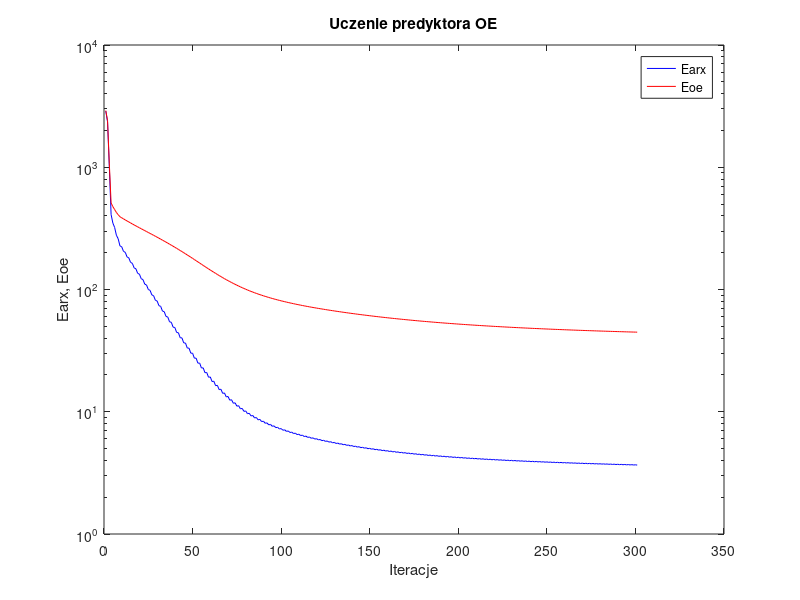
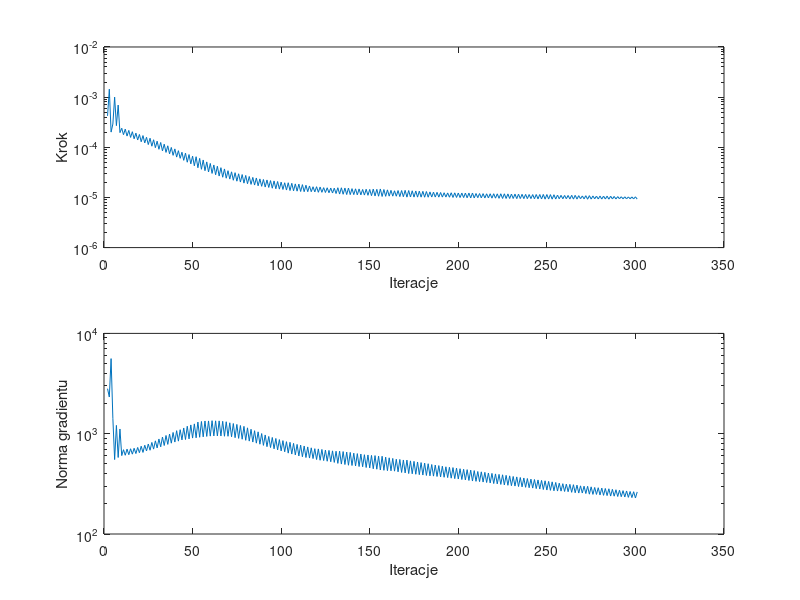

These figures' MATLAB source, in order:
%uczenie predyktora oe
clear all;
n=0; farx(n+1)=2.882067e+003; foe(n+1)=2.907602e+003; wspucz(n+1)=0.000000e+000; ng(n+1)=0.000000e+000;
n=1; farx(n+1)=2.351294e+003; foe(n+1)=2.411846e+003; krok(n+1)=4.228014e-004; ng(n+1)=2.810063e+003;
n=2; farx(n+1)=1.011889e+003; foe(n+1)=1.067135e+003; krok(n+1)=1.441974e-003; ng(n+1)=2.321050e+003;
n=3; farx(n+1)=4.108592e+002; foe(n+1)=5.110788e+002; krok(n+1)=2.008920e-004; ng(n+1)=5.605214e+003;
n=4; farx(n+1)=3.494459e+002; foe(n+1)=4.766002e+002; krok(n+1)=2.911597e-004; ng(n+1)=1.422414e+003;
n=5; farx(n+1)=3.218039e+002; foe(n+1)=4.506474e+002; krok(n+1)=1.000616e-003; ng(n+1)=5.522987e+002;
n=6; farx(n+1)=2.777779e+002; foe(n+1)=4.267528e+002; krok(n+1)=2.702675e-004; ng(n+1)=1.210564e+003;
n=7; farx(n+1)=2.601210e+002; foe(n+1)=4.091636e+002; krok(n+1)=6.946998e-004; ng(n+1)=5.794246e+002;
n=8; farx(n+1)=2.273722e+002; foe(n+1)=3.937928e+002; krok(n+1)=1.959760e-004; ng(n+1)=1.113912e+003;
n=9; farx(n+1)=2.237399e+002; foe(n+1)=3.859859e+002; krok(n+1)=2.397411e-004; ng(n+1)=6.048700e+002;
n=10; farx(n+1)=2.050227e+002; foe(n+1)=3.782843e+002; krok(n+1)=1.784716e-004; ng(n+1)=6.925918e+002;
n=11; farx(n+1)=2.015392e+002; foe(n+1)=3.709719e+002; krok(n+1)=2.302017e-004; ng(n+1)=6.097786e+002;
n=12; farx(n+1)=1.847809e+002; foe(n+1)=3.637773e+002; krok(n+1)=1.674127e-004; ng(n+1)=7.016701e+002;
n=13; farx(n+1)=1.816028e+002; foe(n+1)=3.569545e+002; krok(n+1)=2.172259e-004; ng(n+1)=6.175205e+002;
n=14; farx(n+1)=1.666205e+002; foe(n+1)=3.502312e+002; krok(n+1)=1.573799e-004; ng(n+1)=7.076300e+002;
n=15; farx(n+1)=1.637471e+002; foe(n+1)=3.438355e+002; krok(n+1)=2.045351e-004; ng(n+1)=6.253655e+002;
n=16; farx(n+1)=1.503248e+002; foe(n+1)=3.375245e+002; krok(n+1)=1.479072e-004; ng(n+1)=7.155149e+002;
n=17; farx(n+1)=1.477505e+002; foe(n+1)=3.314939e+002; krok(n+1)=1.915864e-004; ng(n+1)=6.339607e+002;
n=18; farx(n+1)=1.356622e+002; foe(n+1)=3.255444e+002; krok(n+1)=1.398154e-004; ng(n+1)=7.290361e+002;
n=19; farx(n+1)=1.334352e+002; foe(n+1)=3.198385e+002; krok(n+1)=1.802468e-004; ng(n+1)=6.465688e+002;
n=20; farx(n+1)=1.226111e+002; foe(n+1)=3.141576e+002; krok(n+1)=1.289393e-004; ng(n+1)=7.501399e+002;
n=21; farx(n+1)=1.204922e+002; foe(n+1)=3.086532e+002; krok(n+1)=1.711903e-004; ng(n+1)=6.506489e+002;
n=22; farx(n+1)=1.106324e+002; foe(n+1)=3.032263e+002; krok(n+1)=1.223990e-004; ng(n+1)=7.670949e+002;
n=23; farx(n+1)=1.089184e+002; foe(n+1)=2.979809e+002; krok(n+1)=1.581535e-004; ng(n+1)=6.733648e+002;
n=24; farx(n+1)=1.000359e+002; foe(n+1)=2.927473e+002; krok(n+1)=1.133097e-004; ng(n+1)=7.888921e+002;
n=25; farx(n+1)=9.844973e+001; foe(n+1)=2.876331e+002; krok(n+1)=1.515450e-004; ng(n+1)=6.840435e+002;
n=26; farx(n+1)=9.034951e+001; foe(n+1)=2.825352e+002; krok(n+1)=1.051134e-004; ng(n+1)=8.180947e+002;
n=27; farx(n+1)=8.899443e+001; foe(n+1)=2.775645e+002; krok(n+1)=1.413318e-004; ng(n+1)=7.021989e+002;
n=28; farx(n+1)=8.161854e+001; foe(n+1)=2.726094e+002; krok(n+1)=9.826254e-005; ng(n+1)=8.490061e+002;
n=29; farx(n+1)=8.047678e+001; foe(n+1)=2.677582e+002; krok(n+1)=1.323622e-004; ng(n+1)=7.214043e+002;
n=30; farx(n+1)=7.375150e+001; foe(n+1)=2.629099e+002; krok(n+1)=9.119445e-005; ng(n+1)=8.854693e+002;
n=31; farx(n+1)=7.278011e+001; foe(n+1)=2.581482e+002; krok(n+1)=1.247165e-004; ng(n+1)=7.398210e+002;
n=32; farx(n+1)=6.660385e+001; foe(n+1)=2.533838e+002; krok(n+1)=8.489916e-005; ng(n+1)=9.256823e+002;
n=33; farx(n+1)=6.583671e+001; foe(n+1)=2.487255e+002; krok(n+1)=1.154043e-004; ng(n+1)=7.625562e+002;
n=34; farx(n+1)=6.019671e+001; foe(n+1)=2.440584e+002; krok(n+1)=7.907676e-005; ng(n+1)=9.600134e+002;
n=35; farx(n+1)=5.957303e+001; foe(n+1)=2.394747e+002; krok(n+1)=1.070946e-004; ng(n+1)=7.824835e+002;
n=36; farx(n+1)=5.441356e+001; foe(n+1)=2.349093e+002; krok(n+1)=7.405622e-005; ng(n+1)=9.923902e+002;
n=37; farx(n+1)=5.393981e+001; foe(n+1)=2.304103e+002; krok(n+1)=9.926586e-005; ng(n+1)=8.044233e+002;
n=38; farx(n+1)=4.921588e+001; foe(n+1)=2.259343e+002; krok(n+1)=6.905895e-005; ng(n+1)=1.028508e+003;
n=39; farx(n+1)=4.886940e+001; foe(n+1)=2.215162e+002; krok(n+1)=9.290537e-005; ng(n+1)=8.253028e+002;
n=40; farx(n+1)=4.454367e+001; foe(n+1)=2.171113e+002; krok(n+1)=6.375927e-005; ng(n+1)=1.071820e+003;
n=41; farx(n+1)=4.428037e+001; foe(n+1)=2.127664e+002; krok(n+1)=8.559513e-005; ng(n+1)=8.432323e+002;
n=42; farx(n+1)=4.032332e+001; foe(n+1)=2.084869e+002; krok(n+1)=6.028324e-005; ng(n+1)=1.096063e+003;
n=43; farx(n+1)=4.018773e+001; foe(n+1)=2.042562e+002; krok(n+1)=7.961977e-005; ng(n+1)=8.672238e+002;
n=44; farx(n+1)=3.659584e+001; foe(n+1)=2.000565e+002; krok(n+1)=5.493831e-005; ng(n+1)=1.140414e+003;
n=45; farx(n+1)=3.648011e+001; foe(n+1)=1.958786e+002; krok(n+1)=7.639254e-005; ng(n+1)=8.749832e+002;
n=46; farx(n+1)=3.319798e+001; foe(n+1)=1.917617e+002; krok(n+1)=5.039187e-005; ng(n+1)=1.186775e+003;
n=47; farx(n+1)=3.313295e+001; foe(n+1)=1.876832e+002; krok(n+1)=7.168025e-005; ng(n+1)=8.879528e+002;
n=48; farx(n+1)=3.013939e+001; foe(n+1)=1.836828e+002; krok(n+1)=4.673612e-005; ng(n+1)=1.222877e+003;
n=49; farx(n+1)=3.013366e+001; foe(n+1)=1.797384e+002; krok(n+1)=6.653535e-005; ng(n+1)=9.045176e+002;
n=50; farx(n+1)=2.744751e+001; foe(n+1)=1.758759e+002; krok(n+1)=4.279756e-005; ng(n+1)=1.252896e+003;
n=51; farx(n+1)=2.744354e+001; foe(n+1)=1.720152e+002; krok(n+1)=6.485137e-005; ng(n+1)=9.102025e+002;
n=52; farx(n+1)=2.498419e+001; foe(n+1)=1.682386e+002; krok(n+1)=3.906606e-005; ng(n+1)=1.306080e+003;
n=53; farx(n+1)=2.501267e+001; foe(n+1)=1.645356e+002; krok(n+1)=6.009622e-005; ng(n+1)=9.216979e+002;
n=54; farx(n+1)=2.280021e+001; foe(n+1)=1.609372e+002; krok(n+1)=3.643108e-005; ng(n+1)=1.323992e+003;
n=55; farx(n+1)=2.285562e+001; foe(n+1)=1.574072e+002; krok(n+1)=5.582033e-005; ng(n+1)=9.305532e+002;
n=56; farx(n+1)=2.085950e+001; foe(n+1)=1.539895e+002; krok(n+1)=3.415827e-005; ng(n+1)=1.339365e+003;
n=57; farx(n+1)=2.094462e+001; foe(n+1)=1.506616e+002; krok(n+1)=5.111781e-005; ng(n+1)=9.394610e+002;
n=58; farx(n+1)=1.915900e+001; foe(n+1)=1.474476e+002; krok(n+1)=3.217628e-005; ng(n+1)=1.340775e+003;
n=59; farx(n+1)=1.926107e+001; foe(n+1)=1.443133e+002; krok(n+1)=4.765565e-005; ng(n+1)=9.457686e+002;
n=60; farx(n+1)=1.766003e+001; foe(n+1)=1.412820e+002; krok(n+1)=3.012115e-005; ng(n+1)=1.348286e+003;
n=61; farx(n+1)=1.776709e+001; foe(n+1)=1.383381e+002; krok(n+1)=4.439098e-005; ng(n+1)=9.502592e+002;
n=62; farx(n+1)=1.634124e+001; foe(n+1)=1.355028e+002; krok(n+1)=2.832743e-005; ng(n+1)=1.343704e+003;
n=63; farx(n+1)=1.644826e+001; foe(n+1)=1.327427e+002; krok(n+1)=4.194015e-005; ng(n+1)=9.492386e+002;
n=64; farx(n+1)=1.517015e+001; foe(n+1)=1.300869e+002; krok(n+1)=2.668806e-005; ng(n+1)=1.342557e+003;
n=65; farx(n+1)=1.528059e+001; foe(n+1)=1.275219e+002; krok(n+1)=3.922460e-005; ng(n+1)=9.485484e+002;
n=66; farx(n+1)=1.414073e+001; foe(n+1)=1.250533e+002; krok(n+1)=2.529606e-005; ng(n+1)=1.329511e+003;
n=67; farx(n+1)=1.425121e+001; foe(n+1)=1.226743e+002; krok(n+1)=3.700724e-005; ng(n+1)=9.434906e+002;
n=68; farx(n+1)=1.322590e+001; foe(n+1)=1.203811e+002; krok(n+1)=2.418894e-005; ng(n+1)=1.315754e+003;
n=69; farx(n+1)=1.334225e+001; foe(n+1)=1.181987e+002; krok(n+1)=3.415827e-005; ng(n+1)=9.424857e+002;
n=70; farx(n+1)=1.243146e+001; foe(n+1)=1.160901e+002; krok(n+1)=2.322634e-005; ng(n+1)=1.284482e+003;
n=71; farx(n+1)=1.254469e+001; foe(n+1)=1.140758e+002; krok(n+1)=3.242569e-005; ng(n+1)=9.318768e+002;
n=72; farx(n+1)=1.173411e+001; foe(n+1)=1.121251e+002; krok(n+1)=2.202092e-005; ng(n+1)=1.263026e+003;
n=73; farx(n+1)=1.183648e+001; foe(n+1)=1.102572e+002; krok(n+1)=3.117191e-005; ng(n+1)=9.130133e+002;
n=74; farx(n+1)=1.111033e+001; foe(n+1)=1.084569e+002; krok(n+1)=2.109655e-005; ng(n+1)=1.237700e+003;
n=75; farx(n+1)=1.120905e+001; foe(n+1)=1.067396e+002; krok(n+1)=2.963075e-005; ng(n+1)=8.982309e+002;
n=76; farx(n+1)=1.055937e+001; foe(n+1)=1.050831e+002; krok(n+1)=2.027520e-005; ng(n+1)=1.206754e+003;
n=77; farx(n+1)=1.065480e+001; foe(n+1)=1.035030e+002; krok(n+1)=2.860122e-005; ng(n+1)=8.806594e+002;
n=78; farx(n+1)=1.007171e+001; foe(n+1)=1.019703e+002; krok(n+1)=1.929081e-005; ng(n+1)=1.183803e+003;
n=79; farx(n+1)=1.015718e+001; foe(n+1)=1.005097e+002; krok(n+1)=2.746916e-005; ng(n+1)=8.594769e+002;
n=80; farx(n+1)=9.633091e+000; foe(n+1)=9.910602e+001; krok(n+1)=1.877358e-005; ng(n+1)=1.144083e+003;
n=81; farx(n+1)=9.716768e+000; foe(n+1)=9.776820e+001; krok(n+1)=2.617217e-005; ng(n+1)=8.437458e+002;
n=82; farx(n+1)=9.244063e+000; foe(n+1)=9.647852e+001; krok(n+1)=1.821554e-005; ng(n+1)=1.107634e+003;
n=83; farx(n+1)=9.324197e+000; foe(n+1)=9.524889e+001; krok(n+1)=2.509886e-005; ng(n+1)=8.254626e+002;
n=84; farx(n+1)=8.897133e+000; foe(n+1)=9.406263e+001; krok(n+1)=1.766648e-005; ng(n+1)=1.071201e+003;
n=85; farx(n+1)=8.973981e+000; foe(n+1)=9.292876e+001; krok(n+1)=2.444110e-005; ng(n+1)=8.051835e+002;
n=86; farx(n+1)=8.584000e+000; foe(n+1)=9.183007e+001; krok(n+1)=1.707914e-005; ng(n+1)=1.043529e+003;
n=87; farx(n+1)=8.656868e+000; foe(n+1)=9.078485e+001; krok(n+1)=2.343658e-005; ng(n+1)=7.858214e+002;
n=88; farx(n+1)=8.303093e+000; foe(n+1)=8.977416e+001; krok(n+1)=1.666649e-005; ng(n+1)=1.003433e+003;
n=89; farx(n+1)=8.372191e+000; foe(n+1)=8.880648e+001; krok(n+1)=2.279861e-005; ng(n+1)=7.648548e+002;
n=90; farx(n+1)=8.049623e+000; foe(n+1)=8.787015e+001; krok(n+1)=1.611741e-005; ng(n+1)=9.716008e+002;
n=91; farx(n+1)=8.113328e+000; foe(n+1)=8.696892e+001; krok(n+1)=2.230894e-005; ng(n+1)=7.424760e+002;
n=92; farx(n+1)=7.815478e+000; foe(n+1)=8.610068e+001; krok(n+1)=1.581864e-005; ng(n+1)=9.386953e+002;
n=93; farx(n+1)=7.879386e+000; foe(n+1)=8.526772e+001; krok(n+1)=2.167257e-005; ng(n+1)=7.280268e+002;
n=94; farx(n+1)=7.604573e+000; foe(n+1)=8.445670e+001; krok(n+1)=1.528126e-005; ng(n+1)=9.171165e+002;
n=95; farx(n+1)=7.664216e+000; foe(n+1)=8.367717e+001; krok(n+1)=2.132008e-005; ng(n+1)=7.070135e+002;
n=96; farx(n+1)=7.409633e+000; foe(n+1)=8.292010e+001; krok(n+1)=1.489745e-005; ng(n+1)=8.962556e+002;
n=97; farx(n+1)=7.466285e+000; foe(n+1)=8.219110e+001; krok(n+1)=2.078166e-005; ng(n+1)=6.889185e+002;
n=98; farx(n+1)=7.229275e+000; foe(n+1)=8.148438e+001; krok(n+1)=1.465430e-005; ng(n+1)=8.733184e+002;
n=99; farx(n+1)=7.284689e+000; foe(n+1)=8.080316e+001; krok(n+1)=2.020969e-005; ng(n+1)=6.739403e+002;
n=100; farx(n+1)=7.062535e+000; foe(n+1)=8.014042e+001; krok(n+1)=1.442554e-005; ng(n+1)=8.530340e+002;
n=101; farx(n+1)=7.117035e+000; foe(n+1)=7.950247e+001; krok(n+1)=1.961815e-005; ng(n+1)=6.603181e+002;
n=102; farx(n+1)=6.910470e+000; foe(n+1)=7.887955e+001; krok(n+1)=1.404624e-005; ng(n+1)=8.327908e+002;
n=103; farx(n+1)=6.961836e+000; foe(n+1)=7.827391e+001; krok(n+1)=1.964039e-005; ng(n+1)=6.402081e+002;
n=104; farx(n+1)=6.766002e+000; foe(n+1)=7.768305e+001; krok(n+1)=1.372904e-005; ng(n+1)=8.205863e+002;
n=105; farx(n+1)=6.816192e+000; foe(n+1)=7.711186e+001; krok(n+1)=1.914386e-005; ng(n+1)=6.267086e+002;
n=106; farx(n+1)=6.631014e+000; foe(n+1)=7.655391e+001; krok(n+1)=1.356957e-005; ng(n+1)=8.012318e+002;
n=107; farx(n+1)=6.680396e+000; foe(n+1)=7.601429e+001; krok(n+1)=1.861995e-005; ng(n+1)=6.146971e+002;
n=108; farx(n+1)=6.505854e+000; foe(n+1)=7.548625e+001; krok(n+1)=1.334530e-005; ng(n+1)=7.821167e+002;
n=109; farx(n+1)=6.553686e+000; foe(n+1)=7.497223e+001; krok(n+1)=1.845197e-005; ng(n+1)=5.998186e+002;
n=110; farx(n+1)=6.386984e+000; foe(n+1)=7.446898e+001; krok(n+1)=1.314101e-005; ng(n+1)=7.692142e+002;
n=111; farx(n+1)=6.434152e+000; foe(n+1)=7.398069e+001; krok(n+1)=1.800720e-005; ng(n+1)=5.888040e+002;
n=112; farx(n+1)=6.275139e+000; foe(n+1)=7.350197e+001; krok(n+1)=1.302585e-005; ng(n+1)=7.540082e+002;
n=113; farx(n+1)=6.321562e+000; foe(n+1)=7.303713e+001; krok(n+1)=1.751338e-005; ng(n+1)=5.786486e+002;
n=114; farx(n+1)=6.169118e+000; foe(n+1)=7.258159e+001; krok(n+1)=1.302585e-005; ng(n+1)=7.381011e+002;
n=115; farx(n+1)=6.215760e+000; foe(n+1)=7.213954e+001; krok(n+1)=1.693219e-005; ng(n+1)=5.716940e+002;
n=116; farx(n+1)=6.069317e+000; foe(n+1)=7.170497e+001; krok(n+1)=1.302585e-005; ng(n+1)=7.230059e+002;
n=117; farx(n+1)=6.115719e+000; foe(n+1)=7.128316e+001; krok(n+1)=1.633361e-005; ng(n+1)=5.648542e+002;
n=118; farx(n+1)=5.976769e+000; foe(n+1)=7.086840e+001; krok(n+1)=1.290553e-005; ng(n+1)=7.090056e+002;
n=119; farx(n+1)=6.022078e+000; foe(n+1)=7.046199e+001; krok(n+1)=1.636503e-005; ng(n+1)=5.526448e+002;
n=120; farx(n+1)=5.887874e+000; foe(n+1)=7.006219e+001; krok(n+1)=1.266631e-005; ng(n+1)=7.052601e+002;
n=121; farx(n+1)=5.932295e+000; foe(n+1)=6.967123e+001; krok(n+1)=1.611741e-005; ng(n+1)=5.437796e+002;
n=122; farx(n+1)=5.802291e+000; foe(n+1)=6.928717e+001; krok(n+1)=1.265721e-005; ng(n+1)=6.964337e+002;
n=123; farx(n+1)=5.846997e+000; foe(n+1)=6.891237e+001; krok(n+1)=1.567018e-005; ng(n+1)=5.397482e+002;
n=124; farx(n+1)=5.722138e+000; foe(n+1)=6.854321e+001; krok(n+1)=1.254943e-005; ng(n+1)=6.865786e+002;
n=125; farx(n+1)=5.766288e+000; foe(n+1)=6.818144e+001; krok(n+1)=1.558595e-005; ng(n+1)=5.315398e+002;
n=126; farx(n+1)=5.645170e+000; foe(n+1)=6.782489e+001; krok(n+1)=1.240203e-005; ng(n+1)=6.813964e+002;
n=127; farx(n+1)=5.689058e+000; foe(n+1)=6.747598e+001; krok(n+1)=1.538085e-005; ng(n+1)=5.251036e+002;
n=128; farx(n+1)=5.572055e+000; foe(n+1)=6.713179e+001; krok(n+1)=1.225575e-005; ng(n+1)=6.742695e+002;
n=129; farx(n+1)=5.615435e+000; foe(n+1)=6.679434e+001; krok(n+1)=1.529987e-005; ng(n+1)=5.173885e+002;
n=130; farx(n+1)=5.503020e+000; foe(n+1)=6.646145e+001; krok(n+1)=1.197415e-005; ng(n+1)=6.686084e+002;
n=131; farx(n+1)=5.545489e+000; foe(n+1)=6.613293e+001; krok(n+1)=1.561223e-005; ng(n+1)=5.060173e+002;
n=132; farx(n+1)=5.435726e+000; foe(n+1)=6.580876e+001; krok(n+1)=1.168144e-005; ng(n+1)=6.690976e+002;
n=133; farx(n+1)=5.477626e+000; foe(n+1)=6.549015e+001; krok(n+1)=1.558595e-005; ng(n+1)=4.981131e+002;
n=134; farx(n+1)=5.370643e+000; foe(n+1)=6.517605e+001; krok(n+1)=1.157184e-005; ng(n+1)=6.635381e+002;
n=135; farx(n+1)=5.412459e+000; foe(n+1)=6.486805e+001; krok(n+1)=1.538457e-005; ng(n+1)=4.926825e+002;
n=136; farx(n+1)=5.308952e+000; foe(n+1)=6.456416e+001; krok(n+1)=1.143043e-005; ng(n+1)=6.559841e+002;
n=137; farx(n+1)=5.350221e+000; foe(n+1)=6.426489e+001; krok(n+1)=1.539716e-005; ng(n+1)=4.848776e+002;
n=138; farx(n+1)=5.248620e+000; foe(n+1)=6.396999e+001; krok(n+1)=1.138585e-005; ng(n+1)=6.507369e+002;
n=139; farx(n+1)=5.290011e+000; foe(n+1)=6.368146e+001; krok(n+1)=1.497616e-005; ng(n+1)=4.819095e+002;
n=140; farx(n+1)=5.191591e+000; foe(n+1)=6.339698e+001; krok(n+1)=1.138543e-005; ng(n+1)=6.394545e+002;
n=141; farx(n+1)=5.232969e+000; foe(n+1)=6.311740e+001; krok(n+1)=1.485577e-005; ng(n+1)=4.766143e+002;
n=142; farx(n+1)=5.137061e+000; foe(n+1)=6.284135e+001; krok(n+1)=1.127096e-005; ng(n+1)=6.332852e+002;
n=143; farx(n+1)=5.178179e+000; foe(n+1)=6.256995e+001; krok(n+1)=1.477879e-005; ng(n+1)=4.706036e+002;
n=144; farx(n+1)=5.083910e+000; foe(n+1)=6.230204e+001; krok(n+1)=1.126542e-005; ng(n+1)=6.269728e+002;
n=145; farx(n+1)=5.125333e+000; foe(n+1)=6.203996e+001; krok(n+1)=1.442554e-005; ng(n+1)=4.682371e+002;
n=146; farx(n+1)=5.034314e+000; foe(n+1)=6.178070e+001; krok(n+1)=1.115447e-005; ng(n+1)=6.174243e+002;
n=147; farx(n+1)=5.075168e+000; foe(n+1)=6.152516e+001; krok(n+1)=1.455793e-005; ng(n+1)=4.601381e+002;
n=148; farx(n+1)=4.985792e+000; foe(n+1)=6.127266e+001; krok(n+1)=1.103022e-005; ng(n+1)=6.137241e+002;
n=149; farx(n+1)=5.026626e+000; foe(n+1)=6.102472e+001; krok(n+1)=1.444886e-005; ng(n+1)=4.553658e+002;
n=150; farx(n+1)=4.939904e+000; foe(n+1)=6.077943e+001; krok(n+1)=1.085468e-005; ng(n+1)=6.074319e+002;
n=151; farx(n+1)=4.980258e+000; foe(n+1)=6.053725e+001; krok(n+1)=1.466008e-005; ng(n+1)=4.471684e+002;
n=152; farx(n+1)=4.894812e+000; foe(n+1)=6.029777e+001; krok(n+1)=1.071362e-005; ng(n+1)=6.050723e+002;
n=153; farx(n+1)=4.935010e+000; foe(n+1)=6.006273e+001; krok(n+1)=1.451496e-005; ng(n+1)=4.425818e+002;
n=154; farx(n+1)=4.852156e+000; foe(n+1)=5.983035e+001; krok(n+1)=1.057446e-005; ng(n+1)=5.975169e+002;
n=155; farx(n+1)=4.892046e+000; foe(n+1)=5.960061e+001; krok(n+1)=1.476011e-005; ng(n+1)=4.348238e+002;
n=156; farx(n+1)=4.809956e+000; foe(n+1)=5.937329e+001; krok(n+1)=1.046074e-005; ng(n+1)=5.959811e+002;
n=157; farx(n+1)=4.849444e+000; foe(n+1)=5.915085e+001; krok(n+1)=1.438760e-005; ng(n+1)=4.315824e+002;
n=158; farx(n+1)=4.769648e+000; foe(n+1)=5.893160e+001; krok(n+1)=1.052881e-005; ng(n+1)=5.836407e+002;
n=159; farx(n+1)=4.808993e+000; foe(n+1)=5.871593e+001; krok(n+1)=1.416371e-005; ng(n+1)=4.279876e+002;
n=160; farx(n+1)=4.730461e+000; foe(n+1)=5.850342e+001; krok(n+1)=1.061240e-005; ng(n+1)=5.747923e+002;
n=161; farx(n+1)=4.770301e+000; foe(n+1)=5.829514e+001; krok(n+1)=1.384553e-005; ng(n+1)=4.268633e+002;
n=162; farx(n+1)=4.693354e+000; foe(n+1)=5.808888e+001; krok(n+1)=1.061240e-005; ng(n+1)=5.667883e+002;
n=163; farx(n+1)=4.732784e+000; foe(n+1)=5.788672e+001; krok(n+1)=1.357662e-005; ng(n+1)=4.233741e+002;
n=164; farx(n+1)=4.658300e+000; foe(n+1)=5.768704e+001; krok(n+1)=1.057446e-005; ng(n+1)=5.562962e+002;
n=165; farx(n+1)=4.697520e+000; foe(n+1)=5.748975e+001; krok(n+1)=1.372904e-005; ng(n+1)=4.169513e+002;
n=166; farx(n+1)=4.624334e+000; foe(n+1)=5.729470e+001; krok(n+1)=1.039083e-005; ng(n+1)=5.536548e+002;
n=167; farx(n+1)=4.662943e+000; foe(n+1)=5.710220e+001; krok(n+1)=1.373458e-005; ng(n+1)=4.108836e+002;
n=168; farx(n+1)=4.591225e+000; foe(n+1)=5.691254e+001; krok(n+1)=1.033992e-005; ng(n+1)=5.469834e+002;
n=169; farx(n+1)=4.630231e+000; foe(n+1)=5.672529e+001; krok(n+1)=1.384553e-005; ng(n+1)=4.065186e+002;
n=170; farx(n+1)=4.559495e+000; foe(n+1)=5.653952e+001; krok(n+1)=1.013760e-005; ng(n+1)=5.458107e+002;
n=171; farx(n+1)=4.597511e+000; foe(n+1)=5.635675e+001; krok(n+1)=1.373458e-005; ng(n+1)=4.006467e+002;
n=172; farx(n+1)=4.528202e+000; foe(n+1)=5.617691e+001; krok(n+1)=1.022121e-005; ng(n+1)=5.357705e+002;
n=173; farx(n+1)=4.566567e+000; foe(n+1)=5.599989e+001; krok(n+1)=1.356957e-005; ng(n+1)=3.985452e+002;
n=174; farx(n+1)=4.498505e+000; foe(n+1)=5.582474e+001; krok(n+1)=1.015216e-005; ng(n+1)=5.300976e+002;
n=175; farx(n+1)=4.536438e+000; foe(n+1)=5.565242e+001; krok(n+1)=1.346311e-005; ng(n+1)=3.941731e+002;
n=176; farx(n+1)=4.469750e+000; foe(n+1)=5.548229e+001; krok(n+1)=1.014423e-005; ng(n+1)=5.223941e+002;
n=177; farx(n+1)=4.507442e+000; foe(n+1)=5.531472e+001; krok(n+1)=1.334530e-005; ng(n+1)=3.904453e+002;
n=178; farx(n+1)=4.441952e+000; foe(n+1)=5.514932e+001; krok(n+1)=1.013760e-005; ng(n+1)=5.153005e+002;
n=179; farx(n+1)=4.479569e+000; foe(n+1)=5.498645e+001; krok(n+1)=1.324381e-005; ng(n+1)=3.870943e+002;
n=180; farx(n+1)=4.415190e+000; foe(n+1)=5.482543e+001; krok(n+1)=1.010255e-005; ng(n+1)=5.091678e+002;
n=181; farx(n+1)=4.452510e+000; foe(n+1)=5.466699e+001; krok(n+1)=1.312268e-005; ng(n+1)=3.834316e+002;
n=182; farx(n+1)=4.389305e+000; foe(n+1)=5.451045e+001; krok(n+1)=1.010255e-005; ng(n+1)=5.019317e+002;
n=183; farx(n+1)=4.426116e+000; foe(n+1)=5.435638e+001; krok(n+1)=1.290553e-005; ng(n+1)=3.801081e+002;
n=184; farx(n+1)=4.364185e+000; foe(n+1)=5.420458e+001; krok(n+1)=1.018440e-005; ng(n+1)=4.928378e+002;
n=185; farx(n+1)=4.401017e+000; foe(n+1)=5.405495e+001; krok(n+1)=1.275150e-005; ng(n+1)=3.777285e+002;
n=186; farx(n+1)=4.340101e+000; foe(n+1)=5.390718e+001; krok(n+1)=1.017255e-005; ng(n+1)=4.868158e+002;
n=187; farx(n+1)=4.376754e+000; foe(n+1)=5.376160e+001; krok(n+1)=1.264803e-005; ng(n+1)=3.744815e+002;
n=188; farx(n+1)=4.316920e+000; foe(n+1)=5.361772e+001; krok(n+1)=1.014423e-005; ng(n+1)=4.808473e+002;
n=189; farx(n+1)=4.353197e+000; foe(n+1)=5.347593e+001; krok(n+1)=1.254943e-005; ng(n+1)=3.707476e+002;
n=190; farx(n+1)=4.294362e+000; foe(n+1)=5.333594e+001; krok(n+1)=1.015968e-005; ng(n+1)=4.743107e+002;
n=191; farx(n+1)=4.330407e+000; foe(n+1)=5.319800e+001; krok(n+1)=1.240823e-005; ng(n+1)=3.678398e+002;
n=192; farx(n+1)=4.272528e+000; foe(n+1)=5.306177e+001; krok(n+1)=1.018462e-005; ng(n+1)=4.677507e+002;
n=193; farx(n+1)=4.308524e+000; foe(n+1)=5.292756e+001; krok(n+1)=1.231075e-005; ng(n+1)=3.651220e+002;
n=194; farx(n+1)=4.251779e+000; foe(n+1)=5.279478e+001; krok(n+1)=1.010485e-005; ng(n+1)=4.624995e+002;
n=195; farx(n+1)=4.287559e+000; foe(n+1)=5.266378e+001; krok(n+1)=1.240203e-005; ng(n+1)=3.603426e+002;
n=196; farx(n+1)=4.231511e+000; foe(n+1)=5.253404e+001; krok(n+1)=9.999543e-006; ng(n+1)=4.592596e+002;
n=197; farx(n+1)=4.266877e+000; foe(n+1)=5.240629e+001; krok(n+1)=1.235197e-005; ng(n+1)=3.563384e+002;
n=198; farx(n+1)=4.211692e+000; foe(n+1)=5.227991e+001; krok(n+1)=9.999543e-006; ng(n+1)=4.534322e+002;
n=199; farx(n+1)=4.246842e+000; foe(n+1)=5.215552e+001; krok(n+1)=1.224850e-005; ng(n+1)=3.533929e+002;
n=200; farx(n+1)=4.192728e+000; foe(n+1)=5.203240e+001; krok(n+1)=9.955536e-006; ng(n+1)=4.476548e+002;
n=201; farx(n+1)=4.227412e+000; foe(n+1)=5.191101e+001; krok(n+1)=1.221743e-005; ng(n+1)=3.491959e+002;
n=202; farx(n+1)=4.174211e+000; foe(n+1)=5.179104e+001; krok(n+1)=9.936047e-006; ng(n+1)=4.419905e+002;
n=203; farx(n+1)=4.208794e+000; foe(n+1)=5.167270e+001; krok(n+1)=1.222055e-005; ng(n+1)=3.457541e+002;
n=204; farx(n+1)=4.156344e+000; foe(n+1)=5.155552e+001; krok(n+1)=9.849580e-006; ng(n+1)=4.381065e+002;
n=205; farx(n+1)=4.190590e+000; foe(n+1)=5.144002e+001; krok(n+1)=1.222055e-005; ng(n+1)=3.417616e+002;
n=206; farx(n+1)=4.139070e+000; foe(n+1)=5.132569e+001; krok(n+1)=9.772716e-006; ng(n+1)=4.333743e+002;
n=207; farx(n+1)=4.172919e+000; foe(n+1)=5.121286e+001; krok(n+1)=1.225273e-005; ng(n+1)=3.373869e+002;
n=208; farx(n+1)=4.121926e+000; foe(n+1)=5.110126e+001; krok(n+1)=9.766516e-006; ng(n+1)=4.288428e+002;
n=209; farx(n+1)=4.155171e+000; foe(n+1)=5.099145e+001; krok(n+1)=1.197415e-005; ng(n+1)=3.351185e+002;
n=210; farx(n+1)=4.105346e+000; foe(n+1)=5.088316e+001; krok(n+1)=9.888364e-006; ng(n+1)=4.197623e+002;
n=211; farx(n+1)=4.138741e+000; foe(n+1)=5.077622e+001; krok(n+1)=1.195092e-005; ng(n+1)=3.328334e+002;
n=212; farx(n+1)=4.089408e+000; foe(n+1)=5.067033e+001; krok(n+1)=9.809075e-006; ng(n+1)=4.166433e+002;
n=213; farx(n+1)=4.122550e+000; foe(n+1)=5.056599e+001; krok(n+1)=1.191391e-005; ng(n+1)=3.295985e+002;
n=214; farx(n+1)=4.073968e+000; foe(n+1)=5.046264e+001; krok(n+1)=9.766516e-006; ng(n+1)=4.119479e+002;
n=215; farx(n+1)=4.106590e+000; foe(n+1)=5.036079e+001; krok(n+1)=1.182351e-005; ng(n+1)=3.261205e+002;
n=216; farx(n+1)=4.058964e+000; foe(n+1)=5.026010e+001; krok(n+1)=9.772716e-006; ng(n+1)=4.056828e+002;
n=217; farx(n+1)=4.091418e+000; foe(n+1)=5.016067e+001; krok(n+1)=1.184623e-005; ng(n+1)=3.227106e+002;
n=218; farx(n+1)=4.044501e+000; foe(n+1)=5.006224e+001; krok(n+1)=9.671965e-006; ng(n+1)=4.021153e+002;
n=219; farx(n+1)=4.076462e+000; foe(n+1)=4.996500e+001; krok(n+1)=1.185899e-005; ng(n+1)=3.185267e+002;
n=220; farx(n+1)=4.030130e+000; foe(n+1)=4.986892e+001; krok(n+1)=9.674871e-006; ng(n+1)=3.972747e+002;
n=221; farx(n+1)=4.061993e+000; foe(n+1)=4.977411e+001; krok(n+1)=1.180191e-005; ng(n+1)=3.160869e+002;
n=222; farx(n+1)=4.016408e+000; foe(n+1)=4.968024e+001; krok(n+1)=9.602384e-006; ng(n+1)=3.930894e+002;
n=223; farx(n+1)=4.047925e+000; foe(n+1)=4.958753e+001; krok(n+1)=1.184623e-005; ng(n+1)=3.121500e+002;
n=224; farx(n+1)=4.002961e+000; foe(n+1)=4.949576e+001; krok(n+1)=9.538947e-006; ng(n+1)=3.892206e+002;
n=225; farx(n+1)=4.034083e+000; foe(n+1)=4.940514e+001; krok(n+1)=1.182351e-005; ng(n+1)=3.086800e+002;
n=226; farx(n+1)=3.989742e+000; foe(n+1)=4.931554e+001; krok(n+1)=9.531630e-006; ng(n+1)=3.844308e+002;
n=227; farx(n+1)=4.020631e+000; foe(n+1)=4.922709e+001; krok(n+1)=1.177023e-005; ng(n+1)=3.059561e+002;
n=228; farx(n+1)=3.976878e+000; foe(n+1)=4.913956e+001; krok(n+1)=9.515478e-006; ng(n+1)=3.799346e+002;
n=229; farx(n+1)=4.007405e+000; foe(n+1)=4.905319e+001; krok(n+1)=1.168144e-005; ng(n+1)=3.032010e+002;
n=230; farx(n+1)=3.964327e+000; foe(n+1)=4.896778e+001; krok(n+1)=9.531630e-006; ng(n+1)=3.746176e+002;
n=231; farx(n+1)=3.994713e+000; foe(n+1)=4.888345e+001; krok(n+1)=1.165470e-005; ng(n+1)=3.006124e+002;
n=232; farx(n+1)=3.952219e+000; foe(n+1)=4.879991e+001; krok(n+1)=9.471564e-006; ng(n+1)=3.708659e+002;
n=233; farx(n+1)=3.982149e+000; foe(n+1)=4.871743e+001; krok(n+1)=1.161523e-005; ng(n+1)=2.972684e+002;
n=234; farx(n+1)=3.940218e+000; foe(n+1)=4.863585e+001; krok(n+1)=9.497821e-006; ng(n+1)=3.658552e+002;
n=235; farx(n+1)=3.969982e+000; foe(n+1)=4.855535e+001; krok(n+1)=1.153689e-005; ng(n+1)=2.951103e+002;
n=236; farx(n+1)=3.928653e+000; foe(n+1)=4.847561e+001; krok(n+1)=9.471564e-006; ng(n+1)=3.616102e+002;
n=237; farx(n+1)=3.958072e+000; foe(n+1)=4.839688e+001; krok(n+1)=1.149974e-005; ng(n+1)=2.921420e+002;
n=238; farx(n+1)=3.917345e+000; foe(n+1)=4.831895e+001; krok(n+1)=9.456672e-006; ng(n+1)=3.572623e+002;
n=239; farx(n+1)=3.946366e+000; foe(n+1)=4.824197e+001; krok(n+1)=1.143043e-005; ng(n+1)=2.893128e+002;
n=240; farx(n+1)=3.906231e+000; foe(n+1)=4.816585e+001; krok(n+1)=9.479621e-006; ng(n+1)=3.524269e+002;
n=241; farx(n+1)=3.935156e+000; foe(n+1)=4.809062e+001; krok(n+1)=1.141354e-005; ng(n+1)=2.869849e+002;
n=242; farx(n+1)=3.895541e+000; foe(n+1)=4.801607e+001; krok(n+1)=9.405221e-006; ng(n+1)=3.492822e+002;
n=243; farx(n+1)=3.924134e+000; foe(n+1)=4.794240e+001; krok(n+1)=1.144248e-005; ng(n+1)=2.836372e+002;
n=244; farx(n+1)=3.885021e+000; foe(n+1)=4.786942e+001; krok(n+1)=9.359580e-006; ng(n+1)=3.457981e+002;
n=245; farx(n+1)=3.913330e+000; foe(n+1)=4.779732e+001; krok(n+1)=1.144248e-005; ng(n+1)=2.807001e+002;
n=246; farx(n+1)=3.874759e+000; foe(n+1)=4.772587e+001; krok(n+1)=9.311545e-006; ng(n+1)=3.422183e+002;
n=247; farx(n+1)=3.902827e+000; foe(n+1)=4.765526e+001; krok(n+1)=1.148266e-005; ng(n+1)=2.776169e+002;
n=248; farx(n+1)=3.864715e+000; foe(n+1)=4.758524e+001; krok(n+1)=9.244198e-006; ng(n+1)=3.392355e+002;
n=249; farx(n+1)=3.892285e+000; foe(n+1)=4.751606e+001; krok(n+1)=1.143043e-005; ng(n+1)=2.745316e+002;
n=250; farx(n+1)=3.854724e+000; foe(n+1)=4.744765e+001; krok(n+1)=9.282697e-006; ng(n+1)=3.344177e+002;
n=251; farx(n+1)=3.882163e+000; foe(n+1)=4.738001e+001; krok(n+1)=1.138437e-005; ng(n+1)=2.725072e+002;
n=252; farx(n+1)=3.845063e+000; foe(n+1)=4.731299e+001; krok(n+1)=9.244198e-006; ng(n+1)=3.310531e+002;
n=253; farx(n+1)=3.872092e+000; foe(n+1)=4.724675e+001; krok(n+1)=1.132635e-005; ng(n+1)=2.697839e+002;
n=254; farx(n+1)=3.835475e+000; foe(n+1)=4.718121e+001; krok(n+1)=9.280153e-006; ng(n+1)=3.265892e+002;
n=255; farx(n+1)=3.862075e+000; foe(n+1)=4.711643e+001; krok(n+1)=1.115447e-005; ng(n+1)=2.680807e+002;
n=256; farx(n+1)=3.825940e+000; foe(n+1)=4.705244e+001; krok(n+1)=9.405221e-006; ng(n+1)=3.210028e+002;
n=257; farx(n+1)=3.852508e+000; foe(n+1)=4.698918e+001; krok(n+1)=1.101046e-005; ng(n+1)=2.676286e+002;
n=258; farx(n+1)=3.816846e+000; foe(n+1)=4.692651e+001; krok(n+1)=9.405221e-006; ng(n+1)=3.174107e+002;
n=259; farx(n+1)=3.843113e+000; foe(n+1)=4.686454e+001; krok(n+1)=1.095389e-005; ng(n+1)=2.655090e+002;
n=260; farx(n+1)=3.807851e+000; foe(n+1)=4.680318e+001; krok(n+1)=9.433029e-006; ng(n+1)=3.140539e+002;
n=261; farx(n+1)=3.834128e+000; foe(n+1)=4.674251e+001; krok(n+1)=1.095376e-005; ng(n+1)=2.639958e+002;
n=262; farx(n+1)=3.799331e+000; foe(n+1)=4.668227e+001; krok(n+1)=9.309975e-006; ng(n+1)=3.125318e+002;
n=263; farx(n+1)=3.825181e+000; foe(n+1)=4.662268e+001; krok(n+1)=1.103022e-005; ng(n+1)=2.603097e+002;
n=264; farx(n+1)=3.790804e+000; foe(n+1)=4.656359e+001; krok(n+1)=9.263865e-006; ng(n+1)=3.101270e+002;
n=265; farx(n+1)=3.816303e+000; foe(n+1)=4.650514e+001; krok(n+1)=1.101046e-005; ng(n+1)=2.577662e+002;
n=266; farx(n+1)=3.782332e+000; foe(n+1)=4.644723e+001; krok(n+1)=9.272806e-006; ng(n+1)=3.070288e+002;
n=267; farx(n+1)=3.807353e+000; foe(n+1)=4.638997e+001; krok(n+1)=1.085468e-005; ng(n+1)=2.559818e+002;
n=268; farx(n+1)=3.773752e+000; foe(n+1)=4.633334e+001; krok(n+1)=9.433029e-006; ng(n+1)=3.020772e+002;
n=269; farx(n+1)=3.798885e+000; foe(n+1)=4.627736e+001; krok(n+1)=1.071362e-005; ng(n+1)=2.561966e+002;
n=270; farx(n+1)=3.765771e+000; foe(n+1)=4.622181e+001; krok(n+1)=9.375707e-006; ng(n+1)=2.995934e+002;
n=271; farx(n+1)=3.790783e+000; foe(n+1)=4.616684e+001; krok(n+1)=1.083629e-005; ng(n+1)=2.532743e+002;
n=272; farx(n+1)=3.758033e+000; foe(n+1)=4.611220e+001; krok(n+1)=9.215371e-006; ng(n+1)=2.989711e+002;
n=273; farx(n+1)=3.782419e+000; foe(n+1)=4.605813e+001; krok(n+1)=1.085468e-005; ng(n+1)=2.495163e+002;
n=274; farx(n+1)=3.750077e+000; foe(n+1)=4.600459e+001; krok(n+1)=9.272806e-006; ng(n+1)=2.952873e+002;
n=275; farx(n+1)=3.774128e+000; foe(n+1)=4.595161e+001; krok(n+1)=1.069939e-005; ng(n+1)=2.482973e+002;
n=276; farx(n+1)=3.742128e+000; foe(n+1)=4.589917e+001; krok(n+1)=9.399927e-006; ng(n+1)=2.910273e+002;
n=277; farx(n+1)=3.766283e+000; foe(n+1)=4.584729e+001; krok(n+1)=1.061240e-005; ng(n+1)=2.481180e+002;
n=278; farx(n+1)=3.734710e+000; foe(n+1)=4.579578e+001; krok(n+1)=9.311545e-006; ng(n+1)=2.892085e+002;
n=279; farx(n+1)=3.758493e+000; foe(n+1)=4.574478e+001; krok(n+1)=1.066004e-005; ng(n+1)=2.450480e+002;
n=280; farx(n+1)=3.727281e+000; foe(n+1)=4.569419e+001; krok(n+1)=9.282697e-006; ng(n+1)=2.869036e+002;
n=281; farx(n+1)=3.750773e+000; foe(n+1)=4.564410e+001; krok(n+1)=1.063629e-005; ng(n+1)=2.429236e+002;
n=282; farx(n+1)=3.719870e+000; foe(n+1)=4.559444e+001; krok(n+1)=9.301319e-006; ng(n+1)=2.842207e+002;
n=283; farx(n+1)=3.743271e+000; foe(n+1)=4.554529e+001; krok(n+1)=1.061240e-005; ng(n+1)=2.415478e+002;
n=284; farx(n+1)=3.712748e+000; foe(n+1)=4.549648e+001; krok(n+1)=9.234133e-006; ng(n+1)=2.823472e+002;
n=285; farx(n+1)=3.735674e+000; foe(n+1)=4.544815e+001; krok(n+1)=1.057446e-005; ng(n+1)=2.389060e+002;
n=286; farx(n+1)=3.705460e+000; foe(n+1)=4.540026e+001; krok(n+1)=9.322149e-006; ng(n+1)=2.788393e+002;
n=287; farx(n+1)=3.728296e+000; foe(n+1)=4.535286e+001; krok(n+1)=1.046329e-005; ng(n+1)=2.383252e+002;
n=288; farx(n+1)=3.698445e+000; foe(n+1)=4.530583e+001; krok(n+1)=9.328187e-006; ng(n+1)=2.761588e+002;
n=289; farx(n+1)=3.720963e+000; foe(n+1)=4.525925e+001; krok(n+1)=1.039083e-005; ng(n+1)=2.365875e+002;
n=290; farx(n+1)=3.691447e+000; foe(n+1)=4.521308e+001; krok(n+1)=9.386788e-006; ng(n+1)=2.729843e+002;
n=291; farx(n+1)=3.713823e+000; foe(n+1)=4.516734e+001; krok(n+1)=1.031835e-005; ng(n+1)=2.355317e+002;
n=292; farx(n+1)=3.684604e+000; foe(n+1)=4.512195e+001; krok(n+1)=9.399927e-006; ng(n+1)=2.705290e+002;
n=293; farx(n+1)=3.706840e+000; foe(n+1)=4.507700e+001; krok(n+1)=1.029142e-005; ng(n+1)=2.341075e+002;
n=294; farx(n+1)=3.677958e+000; foe(n+1)=4.503237e+001; krok(n+1)=9.359580e-006; ng(n+1)=2.685573e+002;
n=295; farx(n+1)=3.699801e+000; foe(n+1)=4.498816e+001; krok(n+1)=1.023989e-005; ng(n+1)=2.319510e+002;
n=296; farx(n+1)=3.671298e+000; foe(n+1)=4.494432e+001; krok(n+1)=9.410994e-006; ng(n+1)=2.653699e+002;
n=297; farx(n+1)=3.693072e+000; foe(n+1)=4.490086e+001; krok(n+1)=1.023758e-005; ng(n+1)=2.306173e+002;
n=298; farx(n+1)=3.664824e+000; foe(n+1)=4.485770e+001; krok(n+1)=9.351708e-006; ng(n+1)=2.639611e+002;
n=299; farx(n+1)=3.686464e+000; foe(n+1)=4.481494e+001; krok(n+1)=1.029142e-005; ng(n+1)=2.285769e+002;
n=300; farx(n+1)=3.658513e+000; foe(n+1)=4.477245e+001; krok(n+1)=9.251809e-006; ng(n+1)=2.628679e+002;

figure; semilogy(farx,'b'); hold on; semilogy(foe,'r'); xlabel('Iteracje'); ylabel('Earx, Eoe'); legend('Earx','Eoe'); title('Uczenie predyktora OE');
figure; subplot(2,1,1); semilogy(krok); xlabel('Iteracje'); ylabel('Krok');
subplot(2,1,2); semilogy(ng); xlabel('Iteracje'); ylabel('Norma gradientu');
Earx=farx(n+1)
Eoe=foe(n+1)
